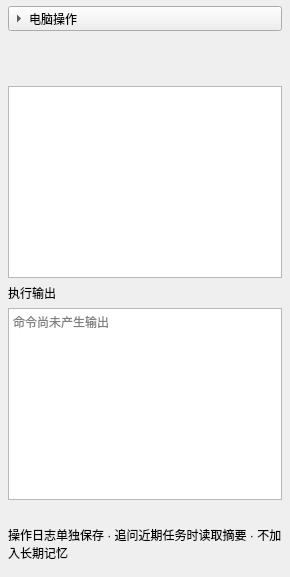
<?xml version="1.0" encoding="UTF-8"?>
<ui version="4.0">
 <class>CommandTrace</class>
 <widget class="QFrame" name="CommandTrace">
  <layout class="QVBoxLayout" name="traceLayout">
   <property name="spacing"><number>6</number></property>
   <property name="leftMargin"><number>8</number></property>
   <property name="topMargin"><number>6</number></property>
   <property name="rightMargin"><number>8</number></property>
   <property name="bottomMargin"><number>6</number></property>
   <item><widget class="QToolButton" name="toggleButton">
    <property name="text"><string>电脑操作</string></property>
    <property name="checkable"><bool>true</bool></property>
    <property name="toolButtonStyle"><enum>Qt::ToolButtonTextBesideIcon</enum></property>
    <property name="arrowType"><enum>Qt::RightArrow</enum></property>
    <property name="sizePolicy"><sizepolicy hsizetype="Expanding" vsizetype="Fixed"><horstretch>0</horstretch><verstretch>0</verstretch></sizepolicy></property>
   </widget></item>
   <item><widget class="QWidget" name="detailsPanel"><layout class="QVBoxLayout" name="detailsLayout">
    <property name="leftMargin"><number>0</number></property><property name="rightMargin"><number>0</number></property>
    <item><widget class="QLabel" name="purposeLabel"><property name="wordWrap"><bool>true</bool></property><property name="textFormat"><enum>Qt::PlainText</enum></property></widget></item>
    <item><widget class="QLabel" name="directoryLabel"><property name="wordWrap"><bool>true</bool></property><property name="textFormat"><enum>Qt::PlainText</enum></property></widget></item>
    <item><widget class="QPlainTextEdit" name="commandView"><property name="readOnly"><bool>true</bool></property><property name="maximumHeight"><number>110</number></property></widget></item>
    <item><widget class="QLabel" name="outputTitle"><property name="text"><string>执行输出</string></property></widget></item>
    <item><widget class="QPlainTextEdit" name="outputView"><property name="readOnly"><bool>true</bool></property><property name="minimumHeight"><number>120</number></property><property name="maximumHeight"><number>240</number></property><property name="placeholderText"><string>命令尚未产生输出</string></property></widget></item>
    <item><widget class="QLabel" name="resultLabel"><property name="wordWrap"><bool>true</bool></property></widget></item>
    <item><widget class="QLabel" name="ephemeralLabel"><property name="text"><string>操作日志单独保存 · 追问近期任务时读取摘要 · 不加入长期记忆</string></property><property name="wordWrap"><bool>true</bool></property></widget></item>
   </layout></widget></item>
  </layout>
 </widget><resources/><connections/>
</ui>
